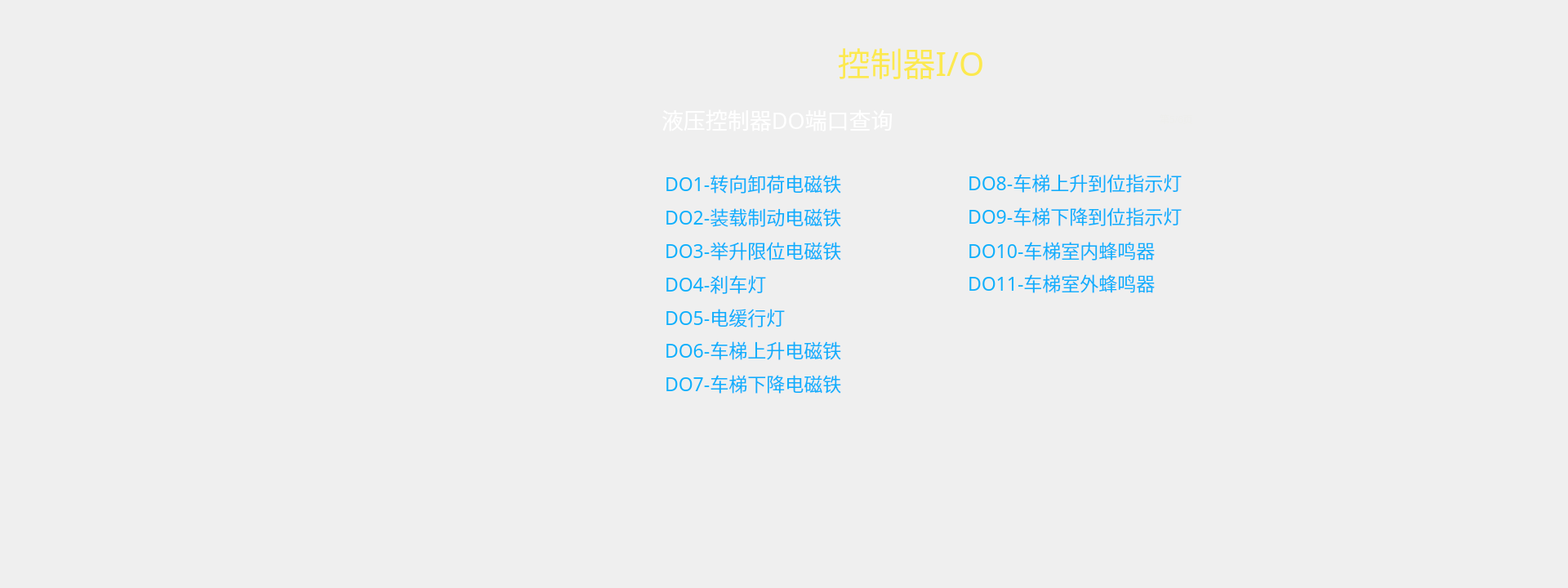
<?xml version="1.0" encoding="UTF-8"?>
<ui version="4.0">
 <class>FORM_ControlPort5</class>
 <widget class="QWidget" name="FORM_ControlPort5">
  <property name="geometry">
   <rect>
    <x>0</x>
    <y>0</y>
    <width>1920</width>
    <height>720</height>
   </rect>
  </property>
  <property name="windowTitle">
   <string>Form</string>
  </property>
  <property name="styleSheet">
   <string notr="true">/*background-image: url(:/pic_de260/bg_01.png);*/
QLabel{
color: rgb(15, 175, 252);
font: 17pt &quot;WenQuanYi Zen Hei&quot;;
}</string>
  </property>
  <widget class="QLabel" name="portinfo">
   <property name="geometry">
    <rect>
     <x>810</x>
     <y>130</y>
     <width>371</width>
     <height>31</height>
    </rect>
   </property>
   <property name="font">
    <font>
     <family>WenQuanYi Zen Hei</family>
     <pointsize>20</pointsize>
     <weight>50</weight>
     <italic>false</italic>
     <bold>false</bold>
    </font>
   </property>
   <property name="styleSheet">
    <string notr="true">color: rgb(255, 255, 255);
font: 20pt &quot;WenQuanYi Zen Hei&quot;;</string>
   </property>
   <property name="text">
    <string>液压控制器DO端口查询</string>
   </property>
   <property name="alignment">
    <set>Qt::AlignLeading|Qt::AlignLeft|Qt::AlignVCenter</set>
   </property>
  </widget>
  <widget class="QLabel" name="label">
   <property name="geometry">
    <rect>
     <x>930</x>
     <y>50</y>
     <width>371</width>
     <height>51</height>
    </rect>
   </property>
   <property name="font">
    <font>
     <family>TakaoPGothic</family>
     <pointsize>30</pointsize>
     <weight>50</weight>
     <italic>false</italic>
     <bold>false</bold>
    </font>
   </property>
   <property name="styleSheet">
    <string notr="true">color: rgb(252, 233, 79);
font: 30pt &quot;TakaoPGothic&quot;;</string>
   </property>
   <property name="text">
    <string>控制器I/O</string>
   </property>
   <property name="alignment">
    <set>Qt::AlignCenter</set>
   </property>
  </widget>
  <widget class="QLabel" name="pageinfo">
   <property name="geometry">
    <rect>
     <x>1420</x>
     <y>130</y>
     <width>121</width>
     <height>31</height>
    </rect>
   </property>
   <property name="styleSheet">
    <string notr="true">color: rgb(238, 238, 236);
font: 20pt &quot;WenQuanYi Zen Hei&quot;;</string>
   </property>
   <property name="text">
    <string>第5/6页</string>
   </property>
  </widget>
  <widget class="QLabel" name="label_2">
   <property name="geometry">
    <rect>
     <x>1290</x>
     <y>50</y>
     <width>81</width>
     <height>51</height>
    </rect>
   </property>
   <property name="font">
    <font>
     <family>WenQuanYi Zen Hei</family>
     <pointsize>17</pointsize>
     <weight>50</weight>
     <italic>false</italic>
     <bold>false</bold>
    </font>
   </property>
   <property name="styleSheet">
    <string notr="true"/>
   </property>
   <property name="text">
    <string/>
   </property>
   <property name="pixmap">
    <pixmap resource="resources.qrc">:/ico_260/915.png</pixmap>
   </property>
   <property name="scaledContents">
    <bool>false</bool>
   </property>
   <property name="alignment">
    <set>Qt::AlignCenter</set>
   </property>
  </widget>
  <widget class="QLabel" name="light_6">
   <property name="geometry">
    <rect>
     <x>1490</x>
     <y>283</y>
     <width>30</width>
     <height>35</height>
    </rect>
   </property>
   <property name="minimumSize">
    <size>
     <width>0</width>
     <height>35</height>
    </size>
   </property>
   <property name="text">
    <string/>
   </property>
   <property name="pixmap">
    <pixmap resource="resources.qrc">:/pic_de260/ico_25.png</pixmap>
   </property>
  </widget>
  <widget class="QLabel" name="text6">
   <property name="geometry">
    <rect>
     <x>1185</x>
     <y>288</y>
     <width>299</width>
     <height>35</height>
    </rect>
   </property>
   <property name="minimumSize">
    <size>
     <width>299</width>
     <height>35</height>
    </size>
   </property>
   <property name="maximumSize">
    <size>
     <width>16777215</width>
     <height>25</height>
    </size>
   </property>
   <property name="font">
    <font>
     <family>WenQuanYi Zen Hei</family>
     <pointsize>17</pointsize>
     <weight>50</weight>
     <italic>false</italic>
     <bold>false</bold>
    </font>
   </property>
   <property name="styleSheet">
    <string notr="true"/>
   </property>
   <property name="text">
    <string>DO10-车梯室内蜂鸣器</string>
   </property>
   <property name="alignment">
    <set>Qt::AlignLeading|Qt::AlignLeft|Qt::AlignVCenter</set>
   </property>
  </widget>
  <widget class="QLabel" name="light_7">
   <property name="geometry">
    <rect>
     <x>1490</x>
     <y>324</y>
     <width>30</width>
     <height>35</height>
    </rect>
   </property>
   <property name="minimumSize">
    <size>
     <width>0</width>
     <height>35</height>
    </size>
   </property>
   <property name="text">
    <string/>
   </property>
   <property name="pixmap">
    <pixmap resource="resources.qrc">:/pic_de260/ico_25.png</pixmap>
   </property>
  </widget>
  <widget class="QLabel" name="text7">
   <property name="geometry">
    <rect>
     <x>1185</x>
     <y>329</y>
     <width>299</width>
     <height>35</height>
    </rect>
   </property>
   <property name="minimumSize">
    <size>
     <width>299</width>
     <height>35</height>
    </size>
   </property>
   <property name="maximumSize">
    <size>
     <width>16777215</width>
     <height>25</height>
    </size>
   </property>
   <property name="font">
    <font>
     <family>WenQuanYi Zen Hei</family>
     <pointsize>17</pointsize>
     <weight>50</weight>
     <italic>false</italic>
     <bold>false</bold>
    </font>
   </property>
   <property name="styleSheet">
    <string notr="true"/>
   </property>
   <property name="text">
    <string>&lt;html&gt;&lt;head/&gt;&lt;body&gt;&lt;p&gt;DO11-车梯室外蜂鸣器&lt;/p&gt;&lt;/body&gt;&lt;/html&gt;</string>
   </property>
   <property name="alignment">
    <set>Qt::AlignLeading|Qt::AlignLeft|Qt::AlignVCenter</set>
   </property>
  </widget>
  <widget class="QLabel" name="light_11">
   <property name="geometry">
    <rect>
     <x>1119</x>
     <y>447</y>
     <width>30</width>
     <height>35</height>
    </rect>
   </property>
   <property name="minimumSize">
    <size>
     <width>0</width>
     <height>35</height>
    </size>
   </property>
   <property name="text">
    <string/>
   </property>
   <property name="pixmap">
    <pixmap resource="resources.qrc">:/pic_de260/ico_25.png</pixmap>
   </property>
  </widget>
  <widget class="QLabel" name="text9_2">
   <property name="geometry">
    <rect>
     <x>814</x>
     <y>452</y>
     <width>299</width>
     <height>35</height>
    </rect>
   </property>
   <property name="minimumSize">
    <size>
     <width>299</width>
     <height>35</height>
    </size>
   </property>
   <property name="maximumSize">
    <size>
     <width>16777215</width>
     <height>25</height>
    </size>
   </property>
   <property name="font">
    <font>
     <family>WenQuanYi Zen Hei</family>
     <pointsize>17</pointsize>
     <weight>50</weight>
     <italic>false</italic>
     <bold>false</bold>
    </font>
   </property>
   <property name="styleSheet">
    <string notr="true"/>
   </property>
   <property name="text">
    <string>&lt;html&gt;&lt;head/&gt;&lt;body&gt;&lt;p&gt;DO7-车梯下降电磁铁&lt;/p&gt;&lt;/body&gt;&lt;/html&gt;</string>
   </property>
   <property name="alignment">
    <set>Qt::AlignLeading|Qt::AlignLeft|Qt::AlignVCenter</set>
   </property>
  </widget>
  <widget class="QLabel" name="light_9">
   <property name="geometry">
    <rect>
     <x>1490</x>
     <y>201</y>
     <width>30</width>
     <height>35</height>
    </rect>
   </property>
   <property name="minimumSize">
    <size>
     <width>0</width>
     <height>35</height>
    </size>
   </property>
   <property name="text">
    <string/>
   </property>
   <property name="pixmap">
    <pixmap resource="resources.qrc">:/pic_de260/ico_25.png</pixmap>
   </property>
  </widget>
  <widget class="QLabel" name="text10">
   <property name="geometry">
    <rect>
     <x>1185</x>
     <y>247</y>
     <width>299</width>
     <height>35</height>
    </rect>
   </property>
   <property name="minimumSize">
    <size>
     <width>299</width>
     <height>35</height>
    </size>
   </property>
   <property name="maximumSize">
    <size>
     <width>16777215</width>
     <height>25</height>
    </size>
   </property>
   <property name="font">
    <font>
     <family>WenQuanYi Zen Hei</family>
     <pointsize>17</pointsize>
     <weight>50</weight>
     <italic>false</italic>
     <bold>false</bold>
    </font>
   </property>
   <property name="styleSheet">
    <string notr="true"/>
   </property>
   <property name="text">
    <string>&lt;html&gt;&lt;head/&gt;&lt;body&gt;&lt;p&gt;DO9-车梯下降到位指示灯&lt;/p&gt;&lt;/body&gt;&lt;/html&gt;</string>
   </property>
   <property name="alignment">
    <set>Qt::AlignLeading|Qt::AlignLeft|Qt::AlignVCenter</set>
   </property>
  </widget>
  <widget class="QLabel" name="light_10">
   <property name="geometry">
    <rect>
     <x>1490</x>
     <y>242</y>
     <width>30</width>
     <height>35</height>
    </rect>
   </property>
   <property name="minimumSize">
    <size>
     <width>0</width>
     <height>35</height>
    </size>
   </property>
   <property name="text">
    <string/>
   </property>
   <property name="pixmap">
    <pixmap resource="resources.qrc">:/pic_de260/ico_25.png</pixmap>
   </property>
  </widget>
  <widget class="QLabel" name="text8">
   <property name="geometry">
    <rect>
     <x>1185</x>
     <y>206</y>
     <width>299</width>
     <height>35</height>
    </rect>
   </property>
   <property name="minimumSize">
    <size>
     <width>299</width>
     <height>35</height>
    </size>
   </property>
   <property name="maximumSize">
    <size>
     <width>16777215</width>
     <height>25</height>
    </size>
   </property>
   <property name="font">
    <font>
     <family>WenQuanYi Zen Hei</family>
     <pointsize>17</pointsize>
     <weight>50</weight>
     <italic>false</italic>
     <bold>false</bold>
    </font>
   </property>
   <property name="styleSheet">
    <string notr="true"/>
   </property>
   <property name="text">
    <string>&lt;html&gt;&lt;head/&gt;&lt;body&gt;&lt;p&gt;DO8-车梯上升到位指示灯&lt;/p&gt;&lt;/body&gt;&lt;/html&gt;</string>
   </property>
   <property name="alignment">
    <set>Qt::AlignLeading|Qt::AlignLeft|Qt::AlignVCenter</set>
   </property>
  </widget>
  <widget class="QLabel" name="text5">
   <property name="geometry">
    <rect>
     <x>814</x>
     <y>370</y>
     <width>299</width>
     <height>35</height>
    </rect>
   </property>
   <property name="minimumSize">
    <size>
     <width>299</width>
     <height>35</height>
    </size>
   </property>
   <property name="maximumSize">
    <size>
     <width>16777215</width>
     <height>25</height>
    </size>
   </property>
   <property name="font">
    <font>
     <family>WenQuanYi Zen Hei</family>
     <pointsize>17</pointsize>
     <weight>50</weight>
     <italic>false</italic>
     <bold>false</bold>
    </font>
   </property>
   <property name="styleSheet">
    <string notr="true"/>
   </property>
   <property name="text">
    <string>DO5-电缓行灯</string>
   </property>
   <property name="alignment">
    <set>Qt::AlignLeading|Qt::AlignLeft|Qt::AlignVCenter</set>
   </property>
  </widget>
  <widget class="QLabel" name="text1">
   <property name="geometry">
    <rect>
     <x>814</x>
     <y>206</y>
     <width>299</width>
     <height>35</height>
    </rect>
   </property>
   <property name="minimumSize">
    <size>
     <width>299</width>
     <height>35</height>
    </size>
   </property>
   <property name="maximumSize">
    <size>
     <width>16777215</width>
     <height>25</height>
    </size>
   </property>
   <property name="font">
    <font>
     <family>WenQuanYi Zen Hei</family>
     <pointsize>17</pointsize>
     <weight>50</weight>
     <italic>false</italic>
     <bold>false</bold>
    </font>
   </property>
   <property name="styleSheet">
    <string notr="true"/>
   </property>
   <property name="text">
    <string>DO1-转向卸荷电磁铁</string>
   </property>
   <property name="alignment">
    <set>Qt::AlignLeading|Qt::AlignLeft|Qt::AlignVCenter</set>
   </property>
  </widget>
  <widget class="QLabel" name="light_2">
   <property name="geometry">
    <rect>
     <x>1119</x>
     <y>242</y>
     <width>30</width>
     <height>35</height>
    </rect>
   </property>
   <property name="minimumSize">
    <size>
     <width>0</width>
     <height>35</height>
    </size>
   </property>
   <property name="text">
    <string/>
   </property>
   <property name="pixmap">
    <pixmap resource="resources.qrc">:/pic_de260/ico_25.png</pixmap>
   </property>
  </widget>
  <widget class="QLabel" name="light_4">
   <property name="geometry">
    <rect>
     <x>1119</x>
     <y>324</y>
     <width>30</width>
     <height>35</height>
    </rect>
   </property>
   <property name="minimumSize">
    <size>
     <width>0</width>
     <height>35</height>
    </size>
   </property>
   <property name="text">
    <string/>
   </property>
   <property name="pixmap">
    <pixmap resource="resources.qrc">:/pic_de260/ico_25.png</pixmap>
   </property>
  </widget>
  <widget class="QLabel" name="light_8">
   <property name="geometry">
    <rect>
     <x>1119</x>
     <y>406</y>
     <width>30</width>
     <height>35</height>
    </rect>
   </property>
   <property name="minimumSize">
    <size>
     <width>0</width>
     <height>35</height>
    </size>
   </property>
   <property name="text">
    <string/>
   </property>
   <property name="pixmap">
    <pixmap resource="resources.qrc">:/pic_de260/ico_25.png</pixmap>
   </property>
  </widget>
  <widget class="QLabel" name="light_1">
   <property name="geometry">
    <rect>
     <x>1119</x>
     <y>201</y>
     <width>30</width>
     <height>35</height>
    </rect>
   </property>
   <property name="minimumSize">
    <size>
     <width>0</width>
     <height>35</height>
    </size>
   </property>
   <property name="text">
    <string/>
   </property>
   <property name="pixmap">
    <pixmap resource="resources.qrc">:/pic_de260/ico_25.png</pixmap>
   </property>
  </widget>
  <widget class="QLabel" name="text3">
   <property name="geometry">
    <rect>
     <x>814</x>
     <y>288</y>
     <width>299</width>
     <height>35</height>
    </rect>
   </property>
   <property name="minimumSize">
    <size>
     <width>299</width>
     <height>35</height>
    </size>
   </property>
   <property name="maximumSize">
    <size>
     <width>16777215</width>
     <height>25</height>
    </size>
   </property>
   <property name="font">
    <font>
     <family>WenQuanYi Zen Hei</family>
     <pointsize>17</pointsize>
     <weight>50</weight>
     <italic>false</italic>
     <bold>false</bold>
    </font>
   </property>
   <property name="styleSheet">
    <string notr="true"/>
   </property>
   <property name="text">
    <string>DO3-举升限位电磁铁</string>
   </property>
   <property name="alignment">
    <set>Qt::AlignLeading|Qt::AlignLeft|Qt::AlignVCenter</set>
   </property>
  </widget>
  <widget class="QLabel" name="light_5">
   <property name="geometry">
    <rect>
     <x>1119</x>
     <y>365</y>
     <width>30</width>
     <height>35</height>
    </rect>
   </property>
   <property name="minimumSize">
    <size>
     <width>0</width>
     <height>35</height>
    </size>
   </property>
   <property name="text">
    <string/>
   </property>
   <property name="pixmap">
    <pixmap resource="resources.qrc">:/pic_de260/ico_25.png</pixmap>
   </property>
  </widget>
  <widget class="QLabel" name="text9">
   <property name="geometry">
    <rect>
     <x>814</x>
     <y>411</y>
     <width>299</width>
     <height>35</height>
    </rect>
   </property>
   <property name="minimumSize">
    <size>
     <width>299</width>
     <height>35</height>
    </size>
   </property>
   <property name="maximumSize">
    <size>
     <width>16777215</width>
     <height>25</height>
    </size>
   </property>
   <property name="font">
    <font>
     <family>WenQuanYi Zen Hei</family>
     <pointsize>17</pointsize>
     <weight>50</weight>
     <italic>false</italic>
     <bold>false</bold>
    </font>
   </property>
   <property name="styleSheet">
    <string notr="true"/>
   </property>
   <property name="text">
    <string>&lt;html&gt;&lt;head/&gt;&lt;body&gt;&lt;p&gt;DO6-车梯上升电磁铁&lt;/p&gt;&lt;/body&gt;&lt;/html&gt;</string>
   </property>
   <property name="alignment">
    <set>Qt::AlignLeading|Qt::AlignLeft|Qt::AlignVCenter</set>
   </property>
  </widget>
  <widget class="QLabel" name="text2">
   <property name="geometry">
    <rect>
     <x>814</x>
     <y>247</y>
     <width>299</width>
     <height>35</height>
    </rect>
   </property>
   <property name="minimumSize">
    <size>
     <width>299</width>
     <height>35</height>
    </size>
   </property>
   <property name="maximumSize">
    <size>
     <width>16777215</width>
     <height>25</height>
    </size>
   </property>
   <property name="font">
    <font>
     <family>WenQuanYi Zen Hei</family>
     <pointsize>17</pointsize>
     <weight>50</weight>
     <italic>false</italic>
     <bold>false</bold>
    </font>
   </property>
   <property name="styleSheet">
    <string notr="true"/>
   </property>
   <property name="text">
    <string>DO2-装载制动电磁铁</string>
   </property>
   <property name="alignment">
    <set>Qt::AlignLeading|Qt::AlignLeft|Qt::AlignVCenter</set>
   </property>
  </widget>
  <widget class="QLabel" name="text4">
   <property name="geometry">
    <rect>
     <x>814</x>
     <y>329</y>
     <width>299</width>
     <height>35</height>
    </rect>
   </property>
   <property name="minimumSize">
    <size>
     <width>299</width>
     <height>35</height>
    </size>
   </property>
   <property name="maximumSize">
    <size>
     <width>16777215</width>
     <height>25</height>
    </size>
   </property>
   <property name="font">
    <font>
     <family>WenQuanYi Zen Hei</family>
     <pointsize>17</pointsize>
     <weight>50</weight>
     <italic>false</italic>
     <bold>false</bold>
    </font>
   </property>
   <property name="styleSheet">
    <string notr="true"/>
   </property>
   <property name="text">
    <string>DO4-刹车灯</string>
   </property>
   <property name="alignment">
    <set>Qt::AlignLeading|Qt::AlignLeft|Qt::AlignVCenter</set>
   </property>
  </widget>
  <widget class="QLabel" name="light_3">
   <property name="geometry">
    <rect>
     <x>1119</x>
     <y>283</y>
     <width>30</width>
     <height>35</height>
    </rect>
   </property>
   <property name="minimumSize">
    <size>
     <width>0</width>
     <height>35</height>
    </size>
   </property>
   <property name="text">
    <string/>
   </property>
   <property name="pixmap">
    <pixmap resource="resources.qrc">:/pic_de260/ico_25.png</pixmap>
   </property>
  </widget>
 </widget>
 <resources>
  <include location="resources.qrc"/>
 </resources>
 <connections/>
</ui>
